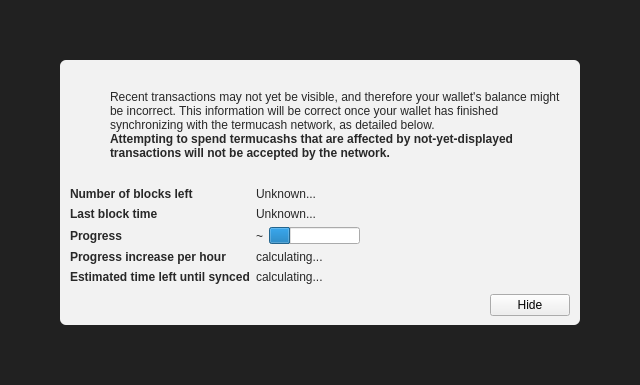
<?xml version="1.0" encoding="UTF-8"?>
<ui version="4.0">
 <class>ModalOverlay</class>
 <widget class="ModalOverlay" name="ModalOverlay">
  <property name="geometry">
   <rect>
    <x>0</x>
    <y>0</y>
    <width>640</width>
    <height>385</height>
   </rect>
  </property>
  <property name="windowTitle">
   <string>Form</string>
  </property>
  <layout class="QVBoxLayout" name="verticalLayout" stretch="0">
   <property name="sizeConstraint">
    <enum>QLayout::SetDefaultConstraint</enum>
   </property>
   <property name="leftMargin">
    <number>0</number>
   </property>
   <property name="topMargin">
    <number>0</number>
   </property>
   <property name="rightMargin">
    <number>0</number>
   </property>
   <property name="bottomMargin">
    <number>0</number>
   </property>
   <item>
    <widget class="QWidget" name="bgWidget" native="true">
     <property name="styleSheet">
      <string notr="true">#bgWidget { background: rgba(0,0,0,220); }</string>
     </property>
     <layout class="QVBoxLayout" name="verticalLayoutMain" stretch="1">
      <property name="leftMargin">
       <number>60</number>
      </property>
      <property name="topMargin">
       <number>60</number>
      </property>
      <property name="rightMargin">
       <number>60</number>
      </property>
      <property name="bottomMargin">
       <number>60</number>
      </property>
      <item>
       <widget class="QWidget" name="contentWidget" native="true">
        <property name="styleSheet">
         <string notr="true">#contentWidget { background: rgba(255,255,255,240); border-radius: 6px; }

QLabel { color: rgb(40,40,40);  }</string>
        </property>
        <layout class="QVBoxLayout" name="verticalLayoutSub" stretch="1,0,0,0">
         <property name="spacing">
          <number>0</number>
         </property>
         <property name="leftMargin">
          <number>10</number>
         </property>
         <property name="topMargin">
          <number>10</number>
         </property>
         <property name="rightMargin">
          <number>10</number>
         </property>
         <property name="bottomMargin">
          <number>10</number>
         </property>
         <item>
          <layout class="QHBoxLayout" name="horizontalLayoutIconText" stretch="0,1">
           <property name="topMargin">
            <number>20</number>
           </property>
           <item>
            <layout class="QVBoxLayout" name="verticalLayoutIcon">
             <property name="leftMargin">
              <number>0</number>
             </property>
             <item>
              <widget class="QPushButton" name="warningIcon">
               <property name="enabled">
                <bool>false</bool>
               </property>
               <property name="text">
                <string/>
               </property>
               <property name="icon">
                <iconset>
                 <normaloff>:/icons/warning</normaloff>
                 <disabledoff>:/icons/warning</disabledoff>:/icons/warning</iconset>
               </property>
               <property name="iconSize">
                <size>
                 <width>48</width>
                 <height>48</height>
                </size>
               </property>
               <property name="flat">
                <bool>true</bool>
               </property>
              </widget>
             </item>
             <item>
              <spacer name="verticalSpacerWarningIcon">
               <property name="orientation">
                <enum>Qt::Vertical</enum>
               </property>
               <property name="sizeHint" stdset="0">
                <size>
                 <width>20</width>
                 <height>40</height>
                </size>
               </property>
              </spacer>
             </item>
            </layout>
           </item>
           <item>
            <layout class="QVBoxLayout" name="verticalLayoutInfoText">
             <property name="leftMargin">
              <number>0</number>
             </property>
             <property name="topMargin">
              <number>0</number>
             </property>
             <item>
              <widget class="QLabel" name="infoText">
               <property name="text">
                <string>Recent transactions may not yet be visible, and therefore your wallet's balance might be incorrect. This information will be correct once your wallet has finished synchronizing with the termucash network, as detailed below.</string>
               </property>
               <property name="textFormat">
                <enum>Qt::RichText</enum>
               </property>
               <property name="wordWrap">
                <bool>true</bool>
               </property>
              </widget>
             </item>
             <item>
              <widget class="QLabel" name="infoTextStrong">
               <property name="font">
                <font>
                 <weight>75</weight>
                 <bold>true</bold>
                </font>
               </property>
               <property name="text">
                <string>Attempting to spend termucashs that are affected by not-yet-displayed transactions will not be accepted by the network.</string>
               </property>
               <property name="textFormat">
                <enum>Qt::RichText</enum>
               </property>
               <property name="wordWrap">
                <bool>true</bool>
               </property>
              </widget>
             </item>
             <item>
              <spacer name="verticalSpacerInTextSpace">
               <property name="orientation">
                <enum>Qt::Vertical</enum>
               </property>
               <property name="sizeHint" stdset="0">
                <size>
                 <width>20</width>
                 <height>40</height>
                </size>
               </property>
              </spacer>
             </item>
            </layout>
           </item>
          </layout>
         </item>
         <item>
          <spacer name="verticalSpacerAfterText">
           <property name="orientation">
            <enum>Qt::Vertical</enum>
           </property>
           <property name="sizeHint" stdset="0">
            <size>
             <width>20</width>
             <height>40</height>
            </size>
           </property>
          </spacer>
         </item>
         <item>
          <layout class="QFormLayout" name="formLayout">
           <property name="fieldGrowthPolicy">
            <enum>QFormLayout::FieldsStayAtSizeHint</enum>
           </property>
           <property name="horizontalSpacing">
            <number>6</number>
           </property>
           <property name="verticalSpacing">
            <number>6</number>
           </property>
           <property name="topMargin">
            <number>10</number>
           </property>
           <item row="0" column="0">
            <widget class="QLabel" name="labelNumberOfBlocksLeft">
             <property name="font">
              <font>
               <weight>75</weight>
               <bold>true</bold>
              </font>
             </property>
             <property name="text">
              <string>Number of blocks left</string>
             </property>
            </widget>
           </item>
           <item row="0" column="1">
            <widget class="QLabel" name="numberOfBlocksLeft">
             <property name="text">
              <string>Unknown...</string>
             </property>
            </widget>
           </item>
           <item row="1" column="0">
            <widget class="QLabel" name="labelLastBlockTime">
             <property name="font">
              <font>
               <weight>75</weight>
               <bold>true</bold>
              </font>
             </property>
             <property name="text">
              <string>Last block time</string>
             </property>
            </widget>
           </item>
           <item row="1" column="1">
            <widget class="QLabel" name="newestBlockDate">
             <property name="sizePolicy">
              <sizepolicy hsizetype="Maximum" vsizetype="Preferred">
               <horstretch>0</horstretch>
               <verstretch>0</verstretch>
              </sizepolicy>
             </property>
             <property name="text">
              <string>Unknown...</string>
             </property>
            </widget>
           </item>
           <item row="2" column="0">
            <widget class="QLabel" name="labelSyncDone">
             <property name="font">
              <font>
               <weight>75</weight>
               <bold>true</bold>
              </font>
             </property>
             <property name="text">
              <string>Progress</string>
             </property>
            </widget>
           </item>
           <item row="2" column="1">
            <layout class="QHBoxLayout" name="horizontalLayoutSync" stretch="0,1">
             <item>
              <widget class="QLabel" name="percentageProgress">
               <property name="text">
                <string notr="true">~</string>
               </property>
              </widget>
             </item>
             <item>
              <widget class="QProgressBar" name="progressBar">
               <property name="value">
                <number>24</number>
               </property>
               <property name="format">
                <string/>
               </property>
              </widget>
             </item>
            </layout>
           </item>
           <item row="4" column="0">
            <widget class="QLabel" name="labelProgressIncrease">
             <property name="font">
              <font>
               <weight>75</weight>
               <bold>true</bold>
              </font>
             </property>
             <property name="text">
              <string>Progress increase per hour</string>
             </property>
            </widget>
           </item>
           <item row="4" column="1">
            <widget class="QLabel" name="progressIncreasePerH">
             <property name="text">
              <string>calculating...</string>
             </property>
            </widget>
           </item>
           <item row="5" column="0">
            <widget class="QLabel" name="labelEstimatedTimeLeft">
             <property name="font">
              <font>
               <weight>75</weight>
               <bold>true</bold>
              </font>
             </property>
             <property name="text">
              <string>Estimated time left until synced</string>
             </property>
            </widget>
           </item>
           <item row="5" column="1">
            <widget class="QLabel" name="expectedTimeLeft">
             <property name="text">
              <string>calculating...</string>
             </property>
            </widget>
           </item>
          </layout>
         </item>
         <item>
          <layout class="QHBoxLayout" name="horizontalLayoutButtons">
           <property name="leftMargin">
            <number>10</number>
           </property>
           <property name="topMargin">
            <number>10</number>
           </property>
           <item>
            <spacer name="horizontalSpacer">
             <property name="orientation">
              <enum>Qt::Horizontal</enum>
             </property>
             <property name="sizeHint" stdset="0">
              <size>
               <width>40</width>
               <height>20</height>
              </size>
             </property>
            </spacer>
           </item>
           <item>
            <widget class="QPushButton" name="closeButton">
             <property name="text">
              <string>Hide</string>
             </property>
            </widget>
           </item>
          </layout>
         </item>
        </layout>
       </widget>
      </item>
     </layout>
    </widget>
   </item>
  </layout>
 </widget>
 <customwidgets>
  <customwidget>
   <class>ModalOverlay</class>
   <extends>QWidget</extends>
   <header>modaloverlay.h</header>
   <container>1</container>
  </customwidget>
 </customwidgets>
 <resources/>
 <connections/>
</ui>
